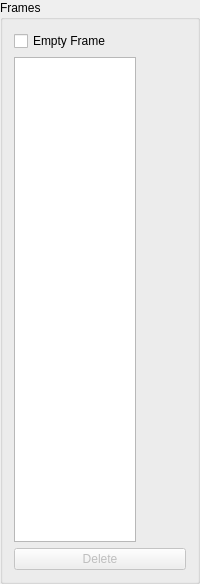
       <widget class="QGroupBox" name="groupBox_6">
        <property name="sizePolicy">
         <sizepolicy hsizetype="Expanding" vsizetype="Expanding">
          <horstretch>0</horstretch>
          <verstretch>0</verstretch>
         </sizepolicy>
        </property>
        <property name="title">
         <string>Frames</string>
        </property>
        <layout class="QVBoxLayout" name="verticalLayout_11">
         <item>
          <widget class="QCheckBox" name="Frame_CB_Blank">
           <property name="text">
            <string>Empty Frame</string>
           </property>
          </widget>
         </item>
         <item>
          <widget class="ListWidgetIgnoreSelf" name="Frame_LW">
           <property name="sizePolicy">
            <sizepolicy hsizetype="Fixed" vsizetype="Expanding">
             <horstretch>0</horstretch>
             <verstretch>0</verstretch>
            </sizepolicy>
           </property>
           <property name="minimumSize">
            <size>
             <width>122</width>
             <height>485</height>
            </size>
           </property>
           <property name="maximumSize">
            <size>
             <width>122</width>
             <height>16777215</height>
            </size>
           </property>
           <property name="autoScrollMargin">
            <number>16</number>
           </property>
           <property name="selectionBehavior">
            <enum>QAbstractItemView::SelectItems</enum>
           </property>
           <property name="iconSize">
            <size>
             <width>84</width>
             <height>84</height>
            </size>
           </property>
           <property name="movement">
            <enum>QListView::Snap</enum>
           </property>
           <property name="flow">
            <enum>QListView::TopToBottom</enum>
           </property>
           <property name="isWrapping" stdset="0">
            <bool>false</bool>
           </property>
           <property name="spacing">
            <number>1</number>
           </property>
           <property name="gridSize">
            <size>
             <width>94</width>
             <height>108</height>
            </size>
           </property>
           <property name="viewMode">
            <enum>QListView::IconMode</enum>
           </property>
           <property name="uniformItemSizes">
            <bool>true</bool>
           </property>
           <property name="itemAlignment">
            <set>Qt::AlignCenter</set>
           </property>
          </widget>
         </item>
         <item>
          <widget class="QPushButton" name="Frame_PB_Delete">
           <property name="enabled">
            <bool>false</bool>
           </property>
           <property name="text">
            <string>Delete</string>
           </property>
          </widget>
         </item>
        </layout>
       </widget>
